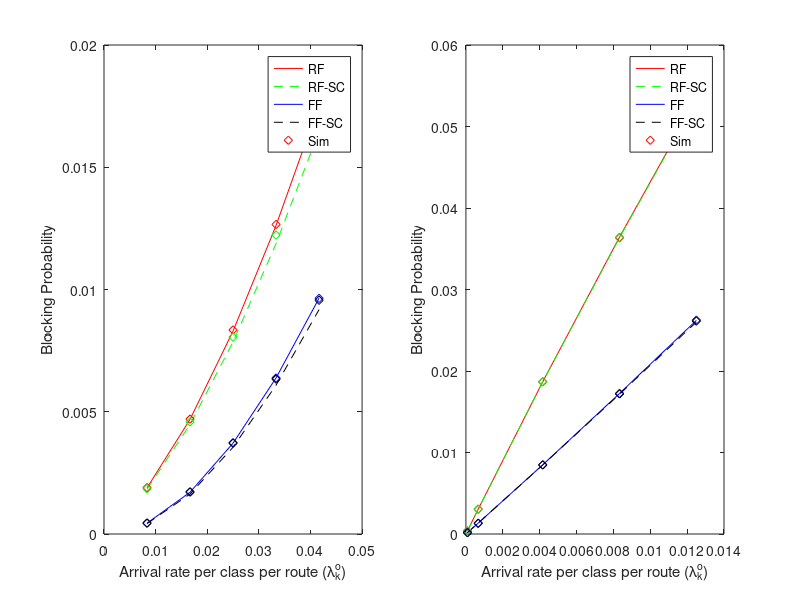

Recreate this plot in MATLAB.

% 2-HOP, link capacity=10 slices, d_k=3,4
Erlang_net1 =[0.05,0.1,0.15,0.2,0.25]/(2*3);

RF_net1= [1.885864e-03,4.688352e-03,8.299004e-03,1.261883e-02,1.755787e-02]; % 
RF_SC_net1= [1.830874e-03,4.480504e-03,7.857482e-03,1.187788e-02,1.646499e-02]; %[1.856080e-03,4.579607e-03,8.076257e-03,1.225907e-02,1.704819e-02]; % 
FF_net1=[4.418391e-04,1.708077e-03,3.714698e-03,6.383989e-03,9.644287e-03]; % 
FF_SC_net1=[4.239537e-04,1.634928e-03,3.548101e-03,6.086288e-03,9.179448e-03];

RF_net1_sim=[0.0018984218,0.004698965,0.008345471,0.012658743,0.017553834];
RF_SC_net1_sim=[0.001851453,0.0045867856,0.008052647,0.012225755,0.016985888]; %[0.0018687246,0.0046033086,0.008104864,0.012246317,0.017000297];
FF_net1_sim=[4.4647203E-4,0.0017228555,0.0037342003,0.006379291,0.009636006];
FF_SC_net1_sim=[4.453609E-4,0.0017165928,0.0037147051,0.0063340385,0.009559238];


% 3 -node ring,link capacity=7 slices, d_k= 3,4
Erlang_net2 =[0.001,0.008,0.05,0.1,0.15]/(2*6);

RF_net2= [3.832144e-04,3.053926e-03,1.867857e-02,3.643506e-02,5.334387e-02];
RF_SC_net2= [3.832964e-04,3.053477e-03,1.866009e-02,3.636737e-02,5.320464e-02];
FF_net2=[1.667842e-04,1.337649e-03,8.490031e-03,1.724678e-02,2.620786e-02];
FF_SC_net2=[1.667957e-04,1.337107e-03,8.467415e-03,1.715728e-02,2.600967e-02];

% 
RF_net2_sim=[3.8562E-4,0.003043649,0.018672556,0.0363885,0.053320512];
RF_SC_net2_sim=[3.8562E-4,0.003042942,0.018684775,0.03630697,0.053161275];
FF_net2_sim=[1.6652435E-4,0.0013148274,0.008487474,0.017241515,0.02624312];
FF_SC_net2_sim=[1.6652435E-4,0.0013146253,0.008474037,0.017187664,0.026122285];

figure;
subplot(1,2,1)
plot(Erlang_net1,RF_net1,'r-',Erlang_net1,RF_SC_net1,'g--',Erlang_net1,FF_net1,'b-',Erlang_net1,FF_SC_net1,'k--',...
     Erlang_net1,RF_net1_sim,'rd',Erlang_net1,RF_SC_net1_sim,'gd',Erlang_net1,FF_net1_sim,'bd',Erlang_net1,FF_SC_net1_sim,'kd');
legend('RF','RF-SC','FF','FF-SC','Sim');
xlabel('Arrival rate per class per route (\lambda_k^o)');
ylabel({'Blocking Probability'});

subplot(1,2,2)
plot(Erlang_net2,RF_net2,'r-',Erlang_net2,RF_SC_net2,'g--',Erlang_net2,FF_net2,'b-',Erlang_net2,FF_SC_net2,'k--',...
     Erlang_net2,RF_net2_sim,'rd',Erlang_net2,RF_SC_net2_sim,'gd',Erlang_net2,FF_net2_sim,'bd',Erlang_net2,FF_SC_net2_sim,'kd');
legend('RF','RF-SC','FF','FF-SC','Sim');
xlabel('Arrival rate per class per route (\lambda_k^o)');
ylabel({'Blocking Probability'});